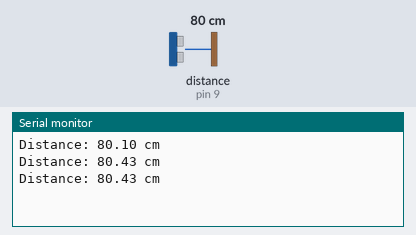
The program below on a simulated Arduino Uno, built with avr-gcc and run on an emulated ATmega328P. On the bench: the last lines printed to the serial monitor. Wiring (inferred from the names in the program): ultrasonic range finder: trigger pin 8; echo pin 9. The inputs (shaded band) are chosen by the test bench; at power-on: distance to the obstacle (sensor on pin 9) 80 cm. The echo pulse lasts 58.3 µs per cm.

Above: at 1.3 s.
1.4 s: distance to the obstacle (sensor on pin 9) set to 2 cm
At 1.9 s:
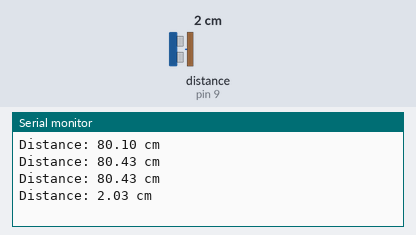
2.9 s: distance to the obstacle (sensor on pin 9) set to 4 cm
At 3.4 s:
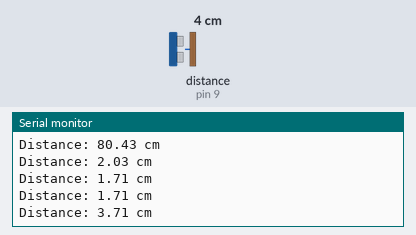
Timing chart, 0 to 5.9 s (numbered marks = the images above; inputs shaded):
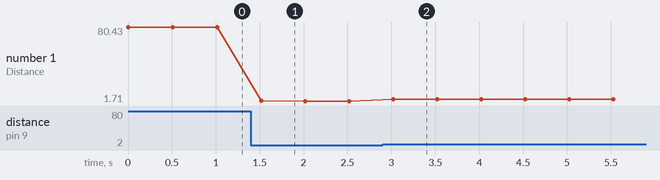

The program:

main.cpp
```cpp
#include <Arduino.h>

/*
 * 实验概要：本实验使用Arduino和HC-SR04超声波模块，实现距离测量功能。
 * 通过Trig引脚发送超声波信号，Echo引脚接收回波，计算脉冲时间转换为距离。
 * 距离数据通过串口输出，每500毫秒测量一次。
 */

// Trig引脚，用于发送超声波信号
const int trig = 8;
// Echo引脚，用于接收超声波回波
const int echo = 9;

void setup() {
  pinMode(trig, OUTPUT); // 设置Trig引脚为输出模式
  pinMode(echo, INPUT);  // 设置Echo引脚为输入模式
  Serial.begin(9600);    // 初始化串口通信，波特率9600
}

void loop() {
  int interval = 0; // 存储脉冲持续时间（微秒）
  while (1) { // 无限循环进行测量
    digitalWrite(trig, HIGH);     // 发送高电平触发信号
    delayMicroseconds(15);        // 保持15微秒
    digitalWrite(trig, LOW);      // 结束触发信号
    interval = pulseIn(echo, HIGH); // 测量Echo引脚的高电平持续时间
    float s = interval / 58.00;   // 将时间转换为距离（厘米），公式：距离 = 时间 / 58
                                  // 解释：超声波速度约340m/s=34000cm/s，往返时间需除以2，
                                  // 转换为微秒：34000 / 2 / 1000000 = 0.017 cm/μs，
                                  // 所以距离 ≈ interval * 0.017，即 interval / (1/0.017) ≈ interval / 58
    Serial.print("Distance: ");
    Serial.print(s);              // 输出距离值
    Serial.println(" cm");        // 添加单位
    s = 0; interval = 0;          // 重置变量（可选）
    delay(500);                   // 延时500毫秒
  }
}
```

Measured:
- after the input at 1.4 s, the serial monitor: prints a new line after 0.12 s (image 1)
- after the input at 2.9 s, the serial monitor: prints a new line after 0.12 s (image 2)
- plotted number 1: 80.43 → 1.71 after the input at 1.4 s, 1.71 → 3.71 after the input at 2.9 s
